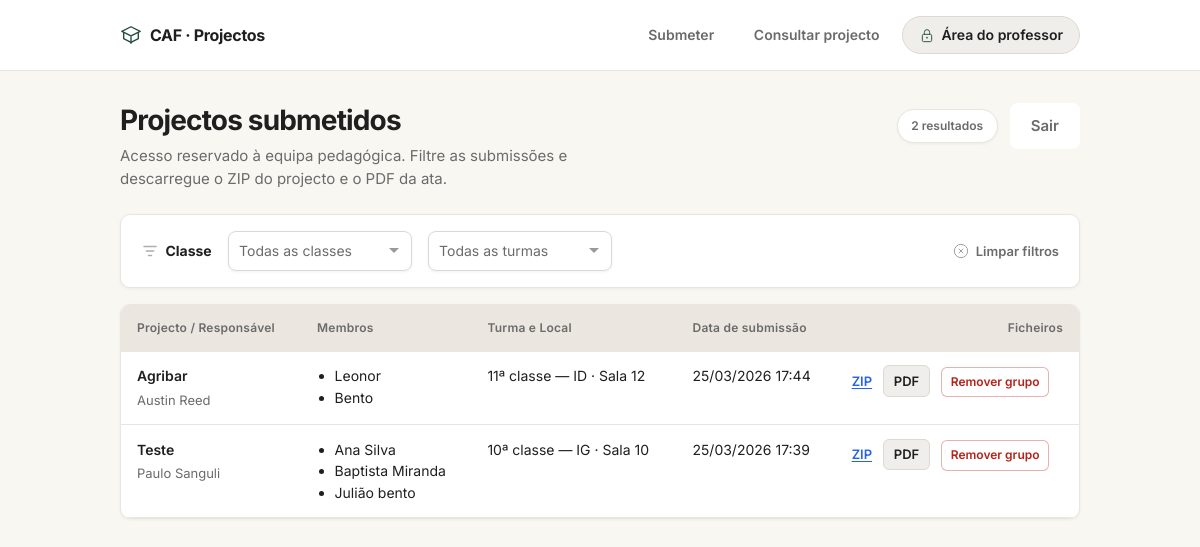
Page /professor/ (signed in) on the earlier database version.
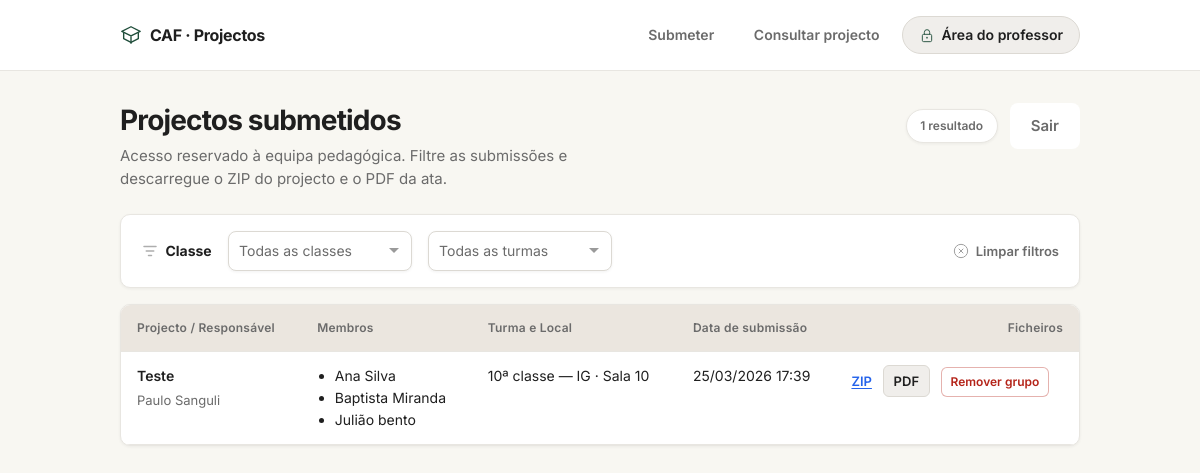
Same page on the later database version.
### submissions/models.py (models this page shows, shortened)
class ProjectSubmission(models.Model):
    folder_id = models.UUIDField(default=uuid.uuid4, editable=False, unique=True)
    nome_projecto = models.CharField(
        "Nome do projecto",
        max_length=200,
        blank=True,
        help_text="Opcional, mas recomendável.",
    )
    nome_responsavel = models.CharField("Nome do estudante responsável", max_length=200)
    membros_grupo = models.TextField(
        "Membros do grupo",
        help_text="Um por linha ou separados por vírgulas.",
    )
    classe = models.CharField(
        max_length=2,
        choices=Classe.choices,
    )
    turma = models.CharField(
        max_length=2,
        choices=Turma.choices,
    )
    sala = models.CharField("Sala", max_length=50)
    ficheiro_projecto = models.FileField(
        "Projecto (.zip)",
        upload_to=upload_project_zip,
        help_text="Ficheiro ZIP com HTML, CSS e opcionalmente JS.",
    )
    ficheiro_ata = models.FileField(
        "Ata em PDF",
        upload_to=upload_ata_pdf,
        help_text="PDF com a ata e descrição do projecto.",
    )
    data_submissao = models.DateTimeField(auto_now_add=True)
    nota = models.DecimalField(
        "Nota",
        max_digits=4,
        decimal_places=2,
        null=True,
        blank=True,
        help_text="Para uso futuro na avaliação.",
    )
    class Meta:
        ordering = ["-data_submissao"]
        verbose_name = "submissão de projecto"
        verbose_name_plural = "submissões de projectos"
    def membros_lista(self):
        raw = self.membros_grupo.replace("\n", ",")
        partes = [p.strip() for p in raw.split(",") if p.strip()]
        return partes

### submissions/views.py (the view)
# urls.py: path("professor/", views.listar_projectos, name="lista_projectos_professor"),
@user_passes_test(_is_professor)
def listar_projectos(request):
    qs = ProjectSubmission.objects.all()
    classe = request.GET.get("classe") or ""
    turma = request.GET.get("turma") or ""
    if classe in {Classe.DEZ, Classe.ONZE}:
        qs = qs.filter(classe=classe)
    if turma in {Turma.IF, Turma.ID, Turma.IB, Turma.IG}:
        qs = qs.filter(turma=turma)
    context = {
        "projectos": qs,
        "filtro_classe": classe,
        "filtro_turma": turma,
        "classes": Classe.choices,
        "turmas": Turma.choices,
        "total": qs.count(),
    }
    return render(request, "submissions/lista_professor.html", context)

### submissions/views.py (called while the page is built)
def _is_professor(user):
    return user.is_active and user.is_staff

### submissions/templates/submissions/lista_professor.html (shortened to what this page needs)
{% extends "submissions/base.html" %}
{% block body_class %}page--prof{% endblock %}
{% block content %}
<section class="page-hero page-hero--row">
  <div class="page-hero__text">
    <h1 class="page-title">Projectos submetidos</h1>
    <p class="page-lede">Acesso reservado à equipa pedagógica. Filtre as submissões e descarregue o ZIP do projecto e o PDF da ata.</p>
  </div>
  <div class="page-hero__actions">
    <span class="result-badge" aria-live="polite">{{ total }} resultado{{ total|pluralize }}</span>
    <form method="post" action="{% url 'professor_logout' %}" class="form-logout">
      <button type="submit" class="btn btn--logout">Sair</button>
    </form>
  </div>
</section>
<form class="panel panel--filters" method="get" action="" id="form-filtros">
  <div class="filters-bar">
    <span class="filters-bar__label">
      <svg class="icon-funnel" width="18" height="18" viewBox="0 0 24 24" fill="none" xmlns="http://www.w3.org/2000/svg" aria-hidden="true">
        <path d="M4 6h16M7 12h10M10 18h4" stroke="currentColor" stroke-width="2" stroke-linecap="round"/>
      </svg>
      Classe
    </span>
    <label class="filter-field">
    </label>
    <label class="filter-field">
    </label>
    <div class="filters-bar__actions">
      <a class="btn-clear" href="{% url 'lista_projectos_professor' %}">
        <svg width="16" height="16" viewBox="0 0 24 24" fill="none" xmlns="http://www.w3.org/2000/svg" aria-hidden="true"><circle cx="12" cy="12" r="10" stroke="currentColor" stroke-width="1.5"/><path d="M9 9l6 6M15 9l-6 6" stroke="currentColor" stroke-width="1.5" stroke-linecap="round"/></svg>
        Limpar filtros
      </a>
    </div>
  </div>
</form>
<div class="panel panel--table table-wrap">
  <table class="data-table">
    <thead>
      <tr>
        <th>Projecto / Responsável</th>
        <th>Membros</th>
        <th>Turma e Local</th>
        <th>Data de submissão</th>
        <th class="th-files">Ficheiros</th>
      </tr>
    </thead>
    <tbody>
      {% if projectos %}
        {% for p in projectos %}
          <tr>
            <td data-label="Projecto / Responsável">
              <div class="cell-project">
                <span class="cell-project__name">{{ p.nome_projecto|default:"—" }}</span>
                <span class="cell-project__resp">{{ p.nome_responsavel }}</span>
              </div>
            </td>
            <td data-label="Membros">
              <ul class="member-list">
                {% for m in p.membros_lista %}
                  <li>{{ m }}</li>
                {% empty %}
                  <li>—</li>
                {% endfor %}
              </ul>
            </td>
            <td data-label="Turma e local">
              <span class="cell-locale">{{ p.get_classe_display }} — {{ p.turma }} · Sala {{ p.sala }}</span>
            </td>
            <td data-label="Data">{{ p.data_submissao|date:"d/m/Y H:i" }}</td>
            <td data-label="Ficheiros" class="cell-files">
              {% if p.ficheiro_projecto %}
                <a class="link-download" href="{{ p.ficheiro_projecto.url }}" download>ZIP</a>
              {% endif %}
              {% if p.ficheiro_ata %}
                <a class="link-download link-download--solid" href="{{ p.ficheiro_ata.url }}" download>PDF</a>
              {% endif %}
              <form method="post" action="{% url 'remover_submissao_professor' p.pk %}" class="form-remover-grupo" onsubmit="return confirm('Remover este grupo e apagar os ficheiros no servidor?');">
                <button type="submit" class="btn-remover-grupo">Remover grupo</button>
              </form>
            </td>
          </tr>
        {% endfor %}
      {% endif %}
    </tbody>
  </table>
</div>
{% endblock %}

### submissions/templates/submissions/base.html (shortened to what this page needs)
{% load static %}
<!DOCTYPE html>
<html lang="pt">
<head>
  <link rel="stylesheet" href="{% static 'submissions/css/app.css' %}">
</head>
<body class="{% block body_class %}{% endblock %}">
  <header class="site-header">
    <div class="wrap header-inner">
      <a class="brand" href="{% url 'submeter_projecto' %}">
        <span class="brand-icon" aria-hidden="true">
        </span>
        <span class="brand-text">CAF · Projectos</span>
      </a>
      <nav class="nav" aria-label="Navegação principal">
        <a href="{% url 'submeter_projecto' %}" class="nav-link {% if request.resolver_match and request.resolver_match.url_name == 'submeter_projecto' %}nav-link--pill{% else %}nav-link--plain{% endif %}">Submeter</a>
        <a href="{% url 'consultar_projectos_estudantes' %}" class="nav-link {% if request.resolver_match and request.resolver_match.url_name == 'consultar_projectos_estudantes' %}nav-link--pill{% else %}nav-link--plain{% endif %}">Consultar projecto</a>
        <a href="{% url 'lista_projectos_professor' %}" class="nav-link nav-link--with-icon {% if request.resolver_match and request.resolver_match.url_name == 'lista_projectos_professor' %}nav-link--pill{% else %}nav-link--plain{% endif %}">
          Área do professor
        </a>
      </nav>
    </div>
  </header>
  <main class="wrap main">
    {% block content %}{% endblock %}
  </main>
</body>
</html>

Differences in the rows shown:
removed ProjectSubmission: nome_projecto "Agribar", nome_responsavel "Austin Reed", membros_lista "Leonor" "Bento", classe "11ª classe", turma "ID", sala "12", data_submissao "25/03/2026 17:44"
Other differences:
{{ total }}: "2" → "1"
